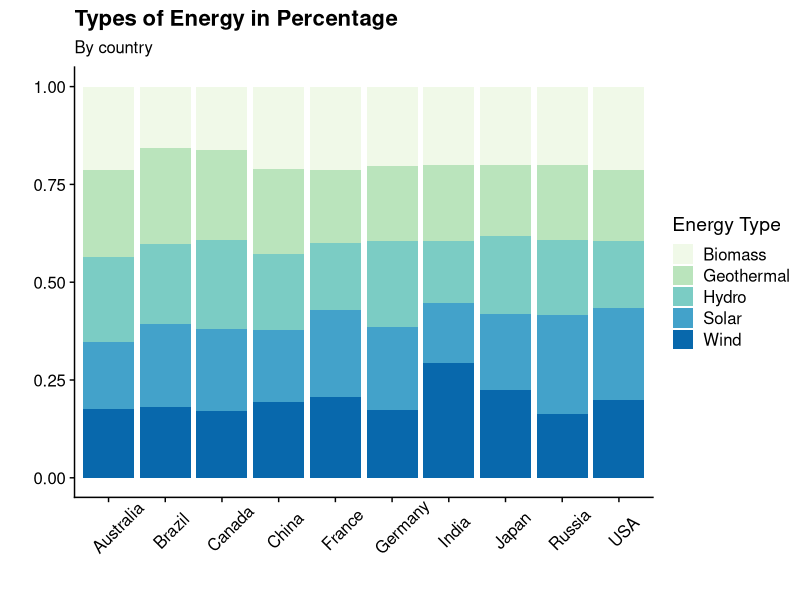
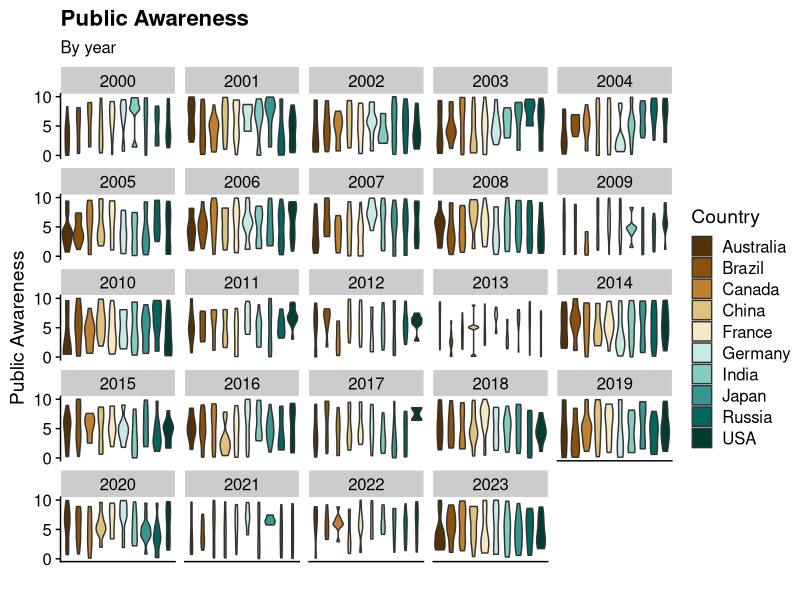
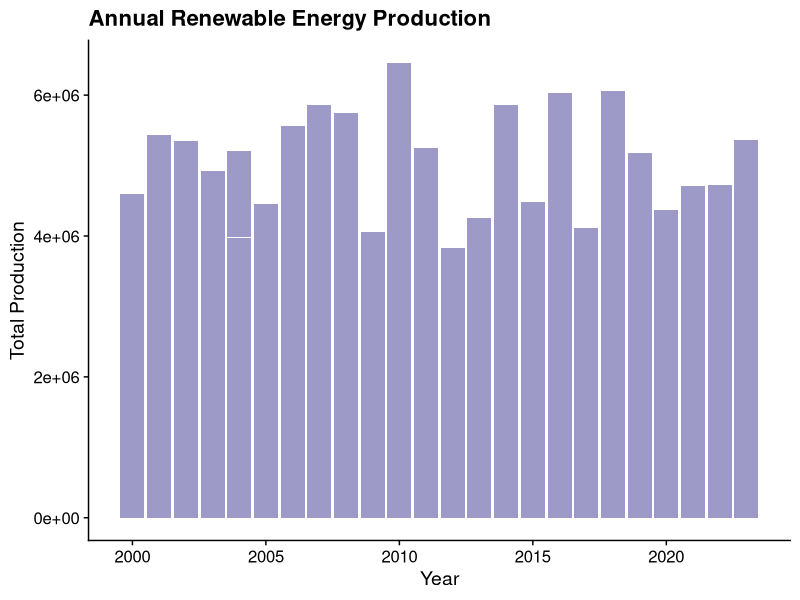
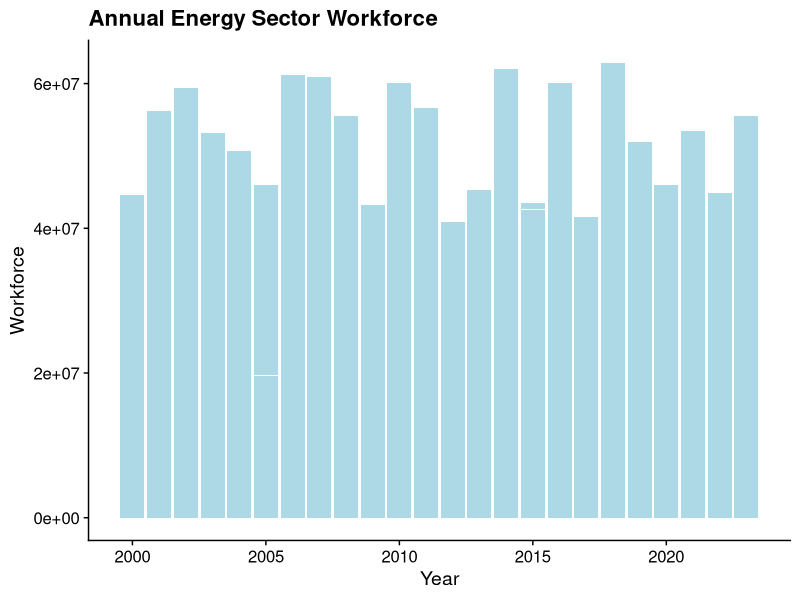
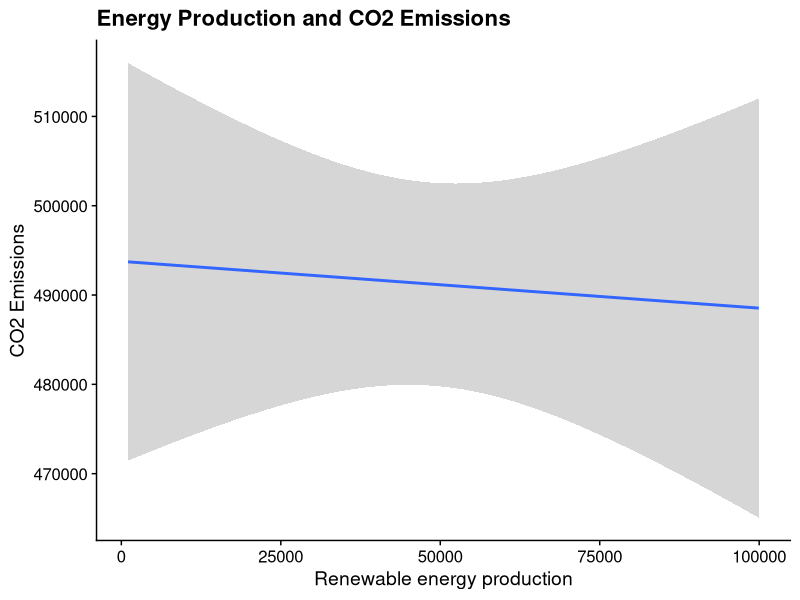
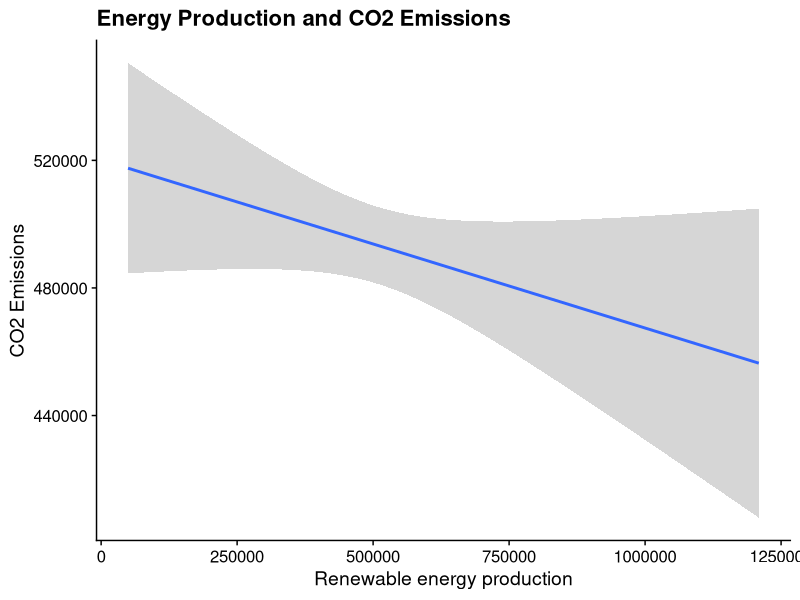
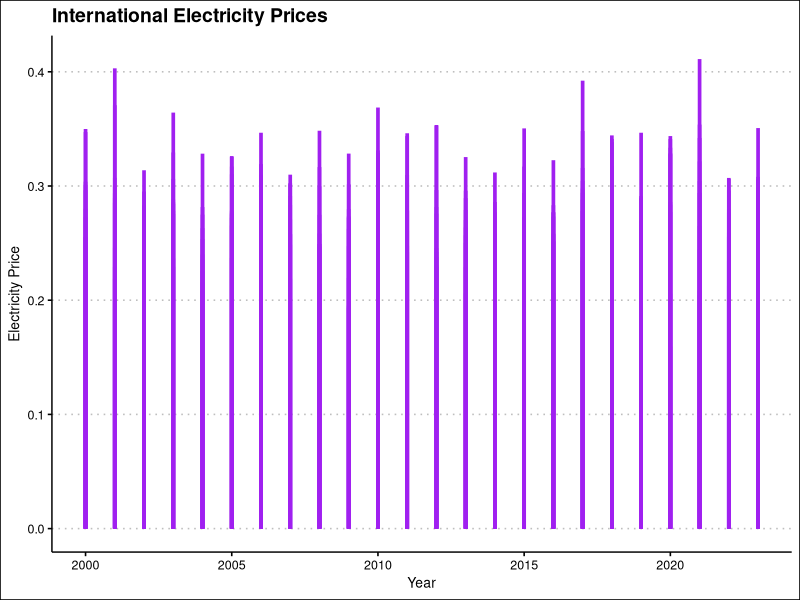
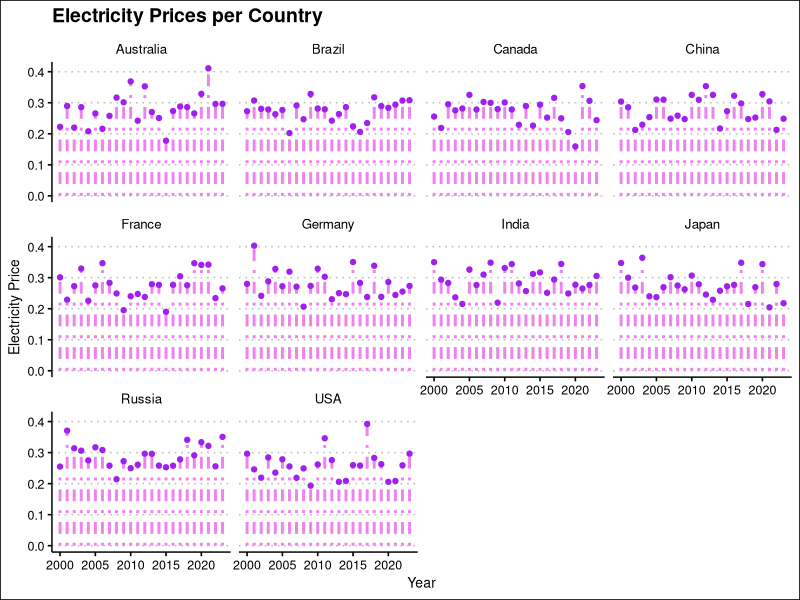

Source code (R) for these figures, in order:
## ---- chunk 1
library(ggplot2)
library(dplyr)
library(palmerpenguins)
library(ggthemes)
library(knitr)
library(cowplot)
library(tidyr)
library(purrr)
## ---- chunk 2
original <- read.csv("data/complete_renewable_energy_dataset.csv")
df <- original
df$Government.Policies <- as.logical(original$Government.Policies)
df$Renewable.Energy.Targets <- as.logical(original$Renewable.Energy.Targets)
df$Energy.Efficiency.Programs <- as.logical(original$Energy.Efficiency.Programs)
df$Energy.Market.Liberalization <- as.logical(original$Energy.Efficiency.Programs)
df$Technology.Transfer.Agreements <- as.logical(original$Technology.Transfer.Agreements)
df$Renewable.Energy.Education.Programs <- as.logical(original$Renewable.Energy.Education.Programs)
df$Natural.Disasters <- as.logical(original$Natural.Disasters)
df$Public.Private.Partnerships.in.Energy <- as.logical(original$Public.Private.Partnerships.in.Energy)
df$Regional.Renewable.Energy.Cooperation <- as.logical(original$Regional.Renewable.Energy.Cooperation)
## ---- chunk 3
most_important <- select(df, c("Country", "Year", "Production..GWh.", "R.D.Expenditure",  "Energy.Storage.Capacity", "Energy.Consumption", "Energy.Imports", "Energy.Exports", "Government.Policies", "Energy.Efficiency.Programs", "Energy.Type", , "CO2.Emissions",  "Investments..USD.", "Public.Awareness", "Educational.Level", "Political.Stability", "Corruption.Perception.Index", "Control.of.Corruption", "Proportion.of.Energy.from.Renewables", "Electricity.Prices", "Renewable.Energy.Education.Programs",  "Energy.Sector.Workforce"))
most_important <- most_important[order(most_important$Year),]
colnames(most_important)
## ---- chunk 4
ggplot(df, aes(x = Country, fill = Energy.Type)) +
  geom_bar(position = "fill") +
  scale_fill_brewer(type = "seq", palette = 4)  +
  labs(
    title = "Types of Energy in Percentage",
    subtitle = "By country",
    sutitle = "Country's Proportions",
    x = "",
    y = "",
    fill = "Energy Type"
  ) +
  cowplot::theme_cowplot() +
  theme(axis.text.x = element_text(angle=45, vjust=.5, hjust=0.3))
## ---- chunk 5
ggplot(df, aes(x=Country, y=Public.Awareness, fill=Country)) + 
  geom_violin() +
  facet_wrap(~Year) +
  scale_fill_brewer(type = "div", palette = 1) +
  labs(
    title = "Public Awareness",
    subtitle = "By year",
    x = "",
    y = "Public Awareness"
  ) +
  scale_y_continuous(breaks=c(0.0,5.0, 10.0)) +
  theme_cowplot()+
  theme(axis.ticks.x = element_blank(), axis.text.x = element_blank())
## ---- chunk 6
ggplot(df, aes(x = Year, y = Production..GWh.)) +
  geom_col(fill = "#9e9ac8") +
  labs(
    title = "Annual Renewable Energy Production",
    x = "Year",
    y = "Total Production",
  ) +
  theme_cowplot()
## ---- chunk 7
ggplot(df, aes(x = Year, y = Energy.Sector.Workforce)) +
  geom_col(fill = "lightblue") +
  labs(
    title = "Annual Energy Sector Workforce",
    x = "Year",
    y = "Workforce"
  ) +
  theme_cowplot()
## ---- chunk 8
ggplot(df, aes(x = Production..GWh., y = CO2.Emissions)) +
  geom_smooth(method = "lm") +
  labs(
    title = "Energy Production and CO2 Emissions",
    x = "Renewable energy production",
    y = "CO2 Emissions"
  )+
  theme_cowplot()
## ---- chunk 9
annual <- df %>% group_by(Year, Country) %>% summarise(avg_electricity_price = mean(Electricity.Prices), avg_production = sum(Production..GWh.), avg_investment = sum(Investments..USD.), avg_CO2_emissions = mean(CO2.Emissions))
annual
## ---- chunk 10
ggplot(annual, aes(x = avg_production, y = avg_CO2_emissions)) +
  geom_smooth(method = "lm") +
   labs(
    title = "Energy Production and CO2 Emissions",
    x = "Renewable energy production",
    y = "CO2 Emissions"
  )+
  theme_cowplot()
## ---- chunk 11
ggplot(annual, aes(x=Year, y=avg_electricity_price)) +
  geom_segment( aes(x=Year, xend=Year, y=0, yend=avg_electricity_price) , color="purple", lwd = 1.25) +
  labs(
    title = "International Electricity Prices",
    x = "Year",
    y = "Electricity Price"
  ) +
  theme_clean()
## ---- chunk 12
ggplot(annual, aes(x=Year, y=avg_electricity_price)) +
  geom_segment( aes(x=Year, xend=Year, y=0, yend=avg_electricity_price) , size=1, color="violet", linetype="dotdash" ) +
  geom_point(color = "purple") +
  facet_wrap(~Country) +
  labs(
    title = "Electricity Prices per Country",
    x = "Year",
    y = "Electricity Price"
  ) +
  theme_clean()
## ---- chunk 13
variables <- data.frame(
  Variable = c(
    "Precios de la electricidad",
    "Producción",
    "Estabilidad Política",
    "Conciencia pública"
  ),
  Importancia = c(
    "La electricidad es un aspecto fundamental para determinar la calidad de vida de las personas, pues permite realizar varias actividades cotidianas, como cocinar o mantener el calor.",
    "Permite visualizar la evolución de los indicadores de bienestar con respecto a los cambios en producción energética; de modo que se pueda concluir el impacto que tiene la energía renovable en la sociedad.",
    "El contexto político de los países está estrechamente relacionado con la calidad de vida de los habitantes; se pretende relacionar dicha estabilidad con la producción de energías renovables.",
    "La aceptación pública es un factor importante en la cantidad de inversión destinada a la producción o desarrollo de energías renovables. La aceptación pública depende de la información disponible al público general, como los programas educativos y su nivel educativo."
  )
)
kable(variables, caption = "Tabla de Variables Relevantes")
## ---- chunk 14
kable(head(most_important, 10), "simple")
## ---- chunk 15
summary(most_important)
## ---- chunk 16
annual <- df %>% group_by(Year, Country) %>% summarise(avg_electricity_price = mean(Electricity.Prices), avg_production = sum(Production..GWh.), avg_investment = sum(Investments..USD.), avg_CO2_emissions = sum(CO2.Emissions))
annual
## ---- chunk 17
ggplot(annual, aes(x = Year, y = avg_electricity_price)) +
  geom_line() +
  facet_wrap(~Country) +
  labs(
    title = "Annual Electricity Prices",
    subtitle = "By country",
    x = "Year",
    y = "Electricity Price"
  )+
  theme_cowplot() +
  scale_x_continuous(breaks=c(2000, 2010, 2020)) +
  scale_y_continuous(breaks = c(0.2, 0.30, 0.4))

ggplot(annual, aes(x = Year, y = avg_production)) +
  geom_line() +
  facet_wrap(~Country) +
  labs(
    title = "Annual Renewable Energy Production",
    subtitle = "By country",
    x = "Year",
    y = "Production"
  )+
  theme_cowplot()+
  scale_x_continuous(breaks=c(2000, 2010, 2020)) +
  scale_y_continuous(breaks = c(30000, 50000, 70000))

ggplot(annual, aes(x = avg_production, y = avg_electricity_price))+
  geom_line()+
  facet_wrap(~Country) +
  labs(
    title = "Energy Production and Electricity Prices",
    subtitle = "By country",
    x = "Renewable Energy Production",
    y = "Electricity Price"
  ) +
  theme_cowplot() +
  scale_y_continuous(breaks=c(0.20, 0.30, 0.4)) +
  scale_x_continuous(breaks = c(30000, 50000, 70000))



ggplot(annual, aes(x = Year, y = avg_CO2_emissions)) +
  geom_smooth() +
  facet_wrap(~Country) +
  labs(
    title = "Annual CO2 Emissions",
    subtitle = "By country",
    x = "Year",
    y = "CO2 Emissions"
  ) +
  theme_cowplot() +
  scale_y_continuous(breaks=c(3e+05, 5e+05, 7e+05)) +
  scale_x_continuous(breaks = c(2000, 2010, 2020))


ggplot(annual, aes(x = avg_production, y = avg_CO2_emissions)) +
  geom_smooth(method = "lm") +
  labs(
    title = "Energy Production and CO2 emissions",
    x = "Renewable Energy Production",
    y = "CO2 Emissions"
  ) +
  theme_cowplot()

ggplot(annual, aes(x = avg_production, y = avg_CO2_emissions)) +
  geom_smooth(method = "lm") +
  labs(
    title = "Energy Production and CO2 emissions",
    subtitle = "By country",
    x = "Renewable Energy Production",
    y = "CO2 Emissions"
  ) +
  facet_wrap(~Country)+
  theme_cowplot() +
  scale_y_continuous(breaks=c(3e+05, 5e+05, 7e+05)) +
  scale_x_continuous(breaks = c(30000, 50000, 70000))



ggplot(annual, aes(x=Year, y=avg_electricity_price)) +
  geom_segment( aes(x=Year, xend=Year, y=0, yend=avg_electricity_price) , size=1, color="purple", linetype="dotdash" , lwd = 1.25) +
  labs(
    title = "International Electricity Prices",
    x = "Year",
    y = "Electricity Price"
  ) +
  theme_clean()
ggplot(annual, aes(x=Year, y=avg_electricity_price)) +
  geom_segment( aes(x=Year, xend=Year, y=0, yend=avg_electricity_price) , linewidth=1, color="violet", linetype="dotdash" ) +
  geom_point(color = "purple") +
  facet_wrap(~Country) +
  labs(
    title = "Electricity Prices per Country",
    x = "Year",
    y = "Electricity Price"
  ) +
  theme_clean()
